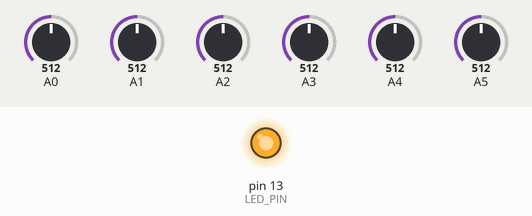
Bench run of a sketch on a simulated Arduino Uno, built with avr-gcc and run on an emulated ATmega328P. Shown: output pins drawn as LEDs (lit = HIGH). Inputs (shaded band) come from the test bench; at power-on: A0 = 512, A1 = 512, A2 = 512, A3 = 512, A4 = 512, A5 = 512. What the sketch prints to the serial monitor is not drawn.

Above: at 0.05 s.
Timing chart, 0 to 3.0 s (numbered marks = the images above):
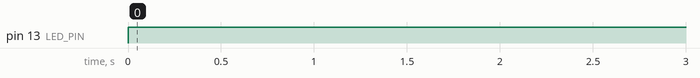

Measured:
- by itself, pin 13 (LED_PIN): LOW → HIGH at 0.00 s

The sketch:

distancesensor.ino
```cpp
#define LED_PIN 13
byte val = 0; //----------for serial 2 raspbery

int serialStartFlag = 0;
int x, y;

float buff[2];
float sensorData[5];

float Vcc = 5.0; //-------get distance
float distance_1;
float distance_2;
float getdestance(int port)
{
    distance_1 = Vcc * analogRead(port) / 1023;     //(5.0V*センサ数値/1023)1023は5V入力時の値
    distance_2 = 26.549 * pow(distance_1, -1.2091); //距離換算
    return distance_2;
}

void setup()
{
    Serial.begin(115200);
    pinMode(13, OUTPUT);
}

void loop()
{
    digitalWrite(13, HIGH);
    for (x = 0; x <= 5; x++)
    {
        for (y = 0; y < 2; y++)
        {
            buff[y] = getdestance(x);
        }
        sensorData[x] = (buff[0] + buff[1]) / 2;
    }
    for (x = 0; x <= 5; x++)
    {
        Serial.print(getdestance(x));
        if (x < 5)
        {
            Serial.print(",");
        }
        else
        {
            Serial.println("$");
        }
    }
    delay(10);
    //Serial.println("LED OFF");
    digitalWrite(13, LOW);
    //delay(1000);
}
```
